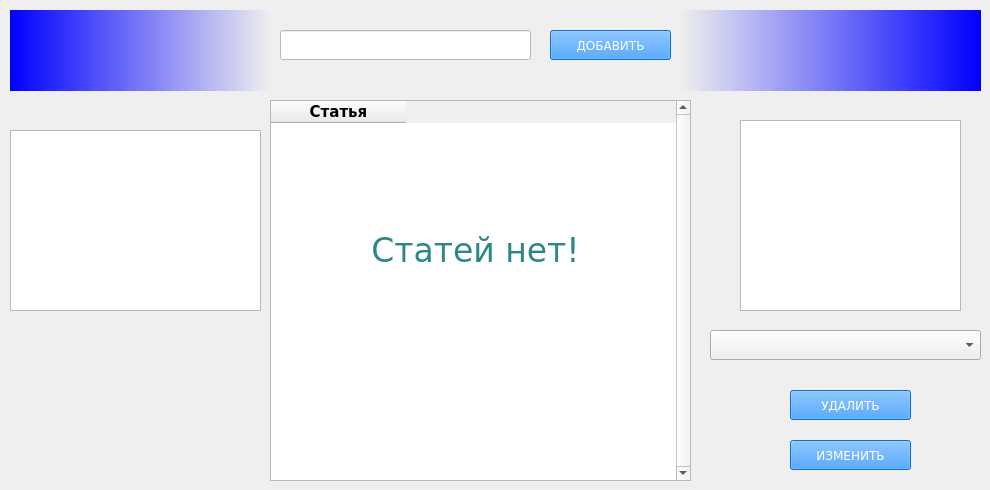
    <widget class="QWidget" name="articles">
     <attribute name="title">
      <string>Статьи</string>
     </attribute>
     <widget class="QTableWidget" name="articles_table">
      <property name="enabled">
       <bool>true</bool>
      </property>
      <property name="geometry">
       <rect>
        <x>270</x>
        <y>100</y>
        <width>421</width>
        <height>381</height>
       </rect>
      </property>
      <property name="font">
       <font>
        <family>Verdana</family>
        <pointsize>11</pointsize>
       </font>
      </property>
      <property name="verticalScrollBarPolicy">
       <enum>Qt::ScrollBarAlwaysOn</enum>
      </property>
      <property name="gridStyle">
       <enum>Qt::SolidLine</enum>
      </property>
      <property name="sortingEnabled">
       <bool>true</bool>
      </property>
      <attribute name="horizontalHeaderMinimumSectionSize">
       <number>50</number>
      </attribute>
      <attribute name="horizontalHeaderDefaultSectionSize">
       <number>135</number>
      </attribute>
      <attribute name="horizontalHeaderHighlightSections">
       <bool>false</bool>
      </attribute>
      <attribute name="horizontalHeaderShowSortIndicator" stdset="0">
       <bool>true</bool>
      </attribute>
      <attribute name="verticalHeaderDefaultSectionSize">
       <number>35</number>
      </attribute>
      <attribute name="verticalHeaderHighlightSections">
       <bool>false</bool>
      </attribute>
      <column>
       <property name="text">
        <string>Статья</string>
       </property>
       <property name="font">
        <font>
         <family>Verdana</family>
         <pointsize>11</pointsize>
         <weight>75</weight>
         <bold>true</bold>
        </font>
       </property>
       <property name="textAlignment">
        <set>AlignCenter</set>
       </property>
      </column>
     </widget>
     <widget class="QGraphicsView" name="graphicsView_3">
      <property name="geometry">
       <rect>
        <x>10</x>
        <y>130</y>
        <width>251</width>
        <height>181</height>
       </rect>
      </property>
      <property name="maximumSize">
       <size>
        <width>499</width>
        <height>500</height>
       </size>
      </property>
      <property name="styleSheet">
       <string notr="true">background-image: url(C:/git/budgetAuto/budgetAutomation/resources/money.jpg);</string>
      </property>
     </widget>
     <widget class="QLineEdit" name="add_article_line">
      <property name="geometry">
       <rect>
        <x>280</x>
        <y>30</y>
        <width>251</width>
        <height>30</height>
       </rect>
      </property>
      <property name="font">
       <font>
        <family>Verdana</family>
        <pointsize>11</pointsize>
       </font>
      </property>
      <property name="styleSheet">
       <string notr="true">background-color: rgb(255, 255, 255);</string>
      </property>
      <property name="maxLength">
       <number>45</number>
      </property>
     </widget>
     <widget class="QPushButton" name="add_article_button">
      <property name="enabled">
       <bool>false</bool>
      </property>
      <property name="geometry">
       <rect>
        <x>550</x>
        <y>30</y>
        <width>121</width>
        <height>30</height>
       </rect>
      </property>
      <property name="font">
       <font>
        <family>Verdana</family>
        <pointsize>9</pointsize>
       </font>
      </property>
      <property name="cursor">
       <cursorShape>PointingHandCursor</cursorShape>
      </property>
      <property name="styleSheet">
       <string notr="true">background-color: rgb(13, 134, 255);
color: rgb(255, 255, 255);</string>
      </property>
      <property name="text">
       <string>ДОБАВИТЬ</string>
      </property>
     </widget>
     <widget class="QComboBox" name="articles_combo_edit">
      <property name="enabled">
       <bool>true</bool>
      </property>
      <property name="geometry">
       <rect>
        <x>710</x>
        <y>330</y>
        <width>271</width>
        <height>30</height>
       </rect>
      </property>
      <property name="font">
       <font>
        <family>Verdana</family>
        <pointsize>11</pointsize>
       </font>
      </property>
      <property name="cursor">
       <cursorShape>ArrowCursor</cursorShape>
      </property>
      <property name="styleSheet">
       <string notr="true"/>
      </property>
      <property name="editable">
       <bool>false</bool>
      </property>
     </widget>
     <widget class="QPushButton" name="delete_article_button">
      <property name="enabled">
       <bool>false</bool>
      </property>
      <property name="geometry">
       <rect>
        <x>790</x>
        <y>390</y>
        <width>121</width>
        <height>30</height>
       </rect>
      </property>
      <property name="font">
       <font>
        <family>Verdana</family>
        <pointsize>9</pointsize>
       </font>
      </property>
      <property name="cursor">
       <cursorShape>PointingHandCursor</cursorShape>
      </property>
      <property name="styleSheet">
       <string notr="true">background-color: rgb(13, 134, 255);
color: rgb(255, 255, 255);</string>
      </property>
      <property name="text">
       <string>УДАЛИТЬ</string>
      </property>
     </widget>
     <widget class="QPushButton" name="edit_article_button">
      <property name="enabled">
       <bool>false</bool>
      </property>
      <property name="geometry">
       <rect>
        <x>790</x>
        <y>440</y>
        <width>121</width>
        <height>30</height>
       </rect>
      </property>
      <property name="font">
       <font>
        <family>Verdana</family>
        <pointsize>9</pointsize>
       </font>
      </property>
      <property name="cursor">
       <cursorShape>PointingHandCursor</cursorShape>
      </property>
      <property name="styleSheet">
       <string notr="true">background-color: rgb(13, 134, 255);
color: rgb(255, 255, 255);</string>
      </property>
      <property name="text">
       <string>ИЗМЕНИТЬ</string>
      </property>
     </widget>
     <widget class="QGraphicsView" name="graphicsView_5">
      <property name="geometry">
       <rect>
        <x>740</x>
        <y>120</y>
        <width>221</width>
        <height>191</height>
       </rect>
      </property>
      <property name="maximumSize">
       <size>
        <width>499</width>
        <height>500</height>
       </size>
      </property>
      <property name="styleSheet">
       <string notr="true">background-image: url(C:/git/budgetAuto/budgetAutomation/resources/cons.png);</string>
      </property>
     </widget>
     <widget class="QLabel" name="label_11">
      <property name="geometry">
       <rect>
        <x>10</x>
        <y>10</y>
        <width>261</width>
        <height>81</height>
       </rect>
      </property>
      <property name="styleSheet">
       <string notr="true">background-color: qlineargradient(spread:pad, x1:0, y1:0, x2:1, y2:0, stop:0 rgba(0, 0, 255, 255), stop:1 rgba(0, 0, 255, 0));</string>
      </property>
      <property name="text">
       <string/>
      </property>
     </widget>
     <widget class="QLabel" name="label_12">
      <property name="geometry">
       <rect>
        <x>680</x>
        <y>10</y>
        <width>301</width>
        <height>81</height>
       </rect>
      </property>
      <property name="styleSheet">
       <string notr="true">background-color: qlineargradient(spread:pad, x1:0, y1:0, x2:1, y2:0, stop:0 rgba(0, 0, 255, 0), stop:1 rgba(0, 0, 255, 255));</string>
      </property>
      <property name="text">
       <string/>
      </property>
     </widget>
     <widget class="QLabel" name="no_articles_label">
      <property name="geometry">
       <rect>
        <x>280</x>
        <y>210</y>
        <width>391</width>
        <height>81</height>
       </rect>
      </property>
      <property name="font">
       <font>
        <family>Verdana</family>
        <pointsize>25</pointsize>
       </font>
      </property>
      <property name="styleSheet">
       <string notr="true">color: rgb(45, 135, 135);</string>
      </property>
      <property name="text">
       <string>Статей нет!</string>
      </property>
      <property name="alignment">
       <set>Qt::AlignCenter</set>
      </property>
     </widget>
    </widget>
